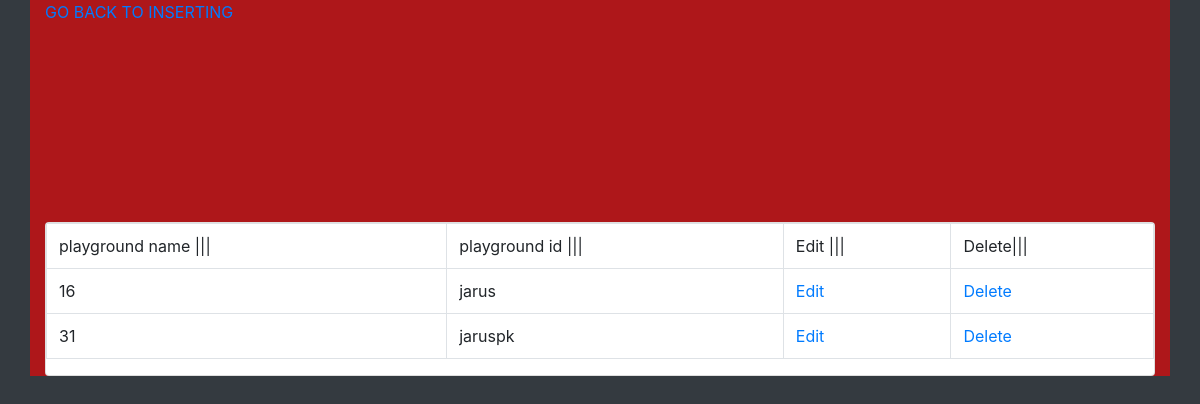
The page /view.php on the database its author committed.
### tables this page shows
CREATE TABLE `playg` (
  `p_name` varchar(10) NOT NULL,
  `p_id` int(11) NOT NULL
);

### view.php (the view, shortened to what this page needs)
<?php
    require_once("crudcon.php");
    $query = " select * from playg ";
    $result = mysqli_query($con,$query);
?>
<!DOCTYPE html>
<html lang="en">
<head>
    <link rel="stylesheet" a href="CSS/bootstrap.css"/>
</head>
<body class="bg-dark">
        <div class="container">
        <a href="http://localhost/playglogin/insert.php">GO BACK TO INSERTING</a>
            <div class="row">
                <div class="col m-auto">
                    <div class="card mt-5">
                        <table class="table table-bordered">
                            <tr>
                                <td> playground name |||</td>
                                <td> playground id |||</td>
                               <td> Edit  |||</td>
                                <td> Delete||| </td>
                            </tr>
<?php
                                    while($row=mysqli_fetch_assoc($result))
                                    {
                                        $p_id = $row['p_id'];
                                        $p_name = $row['p_name'];
                            ?>
                                    <tr>
                                        <td><?php echo $p_id ?></td>
                                        <td><?php echo $p_name ?></td>
                                        <td><a href="you.php?GetID=<?php echo $p_id ?>">Edit</a></td>
                                        <td><a href="delete.php?Del=<?php echo $p_id ?>">Delete</a></td>
                                    </tr>
                            <?php
                                    }
                            ?>
                        </table>
                    </div>
                </div>
            </div>
        </div>
</body>
</html>

### view.php (style rules this page uses)
body { text-align:center; align-items:center; }
.row { margin-top:150px; margin-left:600px; }
.container { background-color:rgba(255, 0, 0, 0.6);; }

### rows shown on the page
playg: p_id "16", p_name "jarus"
playg: p_id "31", p_name "jaruspk"
